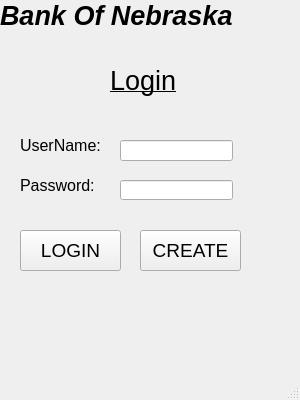
<?xml version="1.0" encoding="UTF-8"?>
<ui version="4.0">
 <class>MainWindow</class>
 <widget class="QMainWindow" name="MainWindow">
  <property name="geometry">
   <rect>
    <x>0</x>
    <y>0</y>
    <width>300</width>
    <height>400</height>
   </rect>
  </property>
  <property name="minimumSize">
   <size>
    <width>300</width>
    <height>400</height>
   </size>
  </property>
  <property name="maximumSize">
   <size>
    <width>300</width>
    <height>400</height>
   </size>
  </property>
  <property name="windowTitle">
   <string>Bank_Login</string>
  </property>
  <widget class="QWidget" name="centralwidget">
   <widget class="QLabel" name="label_title">
    <property name="geometry">
     <rect>
      <x>0</x>
      <y>0</y>
      <width>251</width>
      <height>31</height>
     </rect>
    </property>
    <property name="font">
     <font>
      <pointsize>20</pointsize>
      <weight>75</weight>
      <italic>true</italic>
      <bold>true</bold>
     </font>
    </property>
    <property name="text">
     <string>Bank Of Nebraska </string>
    </property>
   </widget>
   <widget class="QLabel" name="label_login">
    <property name="geometry">
     <rect>
      <x>110</x>
      <y>60</y>
      <width>71</width>
      <height>41</height>
     </rect>
    </property>
    <property name="font">
     <font>
      <pointsize>20</pointsize>
      <underline>true</underline>
     </font>
    </property>
    <property name="text">
     <string>Login</string>
    </property>
   </widget>
   <widget class="QLabel" name="label_username">
    <property name="geometry">
     <rect>
      <x>20</x>
      <y>130</y>
      <width>101</width>
      <height>31</height>
     </rect>
    </property>
    <property name="font">
     <font>
      <pointsize>12</pointsize>
     </font>
    </property>
    <property name="text">
     <string>UserName:</string>
    </property>
   </widget>
   <widget class="QLabel" name="label_password">
    <property name="geometry">
     <rect>
      <x>20</x>
      <y>170</y>
      <width>101</width>
      <height>31</height>
     </rect>
    </property>
    <property name="font">
     <font>
      <pointsize>12</pointsize>
     </font>
    </property>
    <property name="text">
     <string>Password:</string>
    </property>
   </widget>
   <widget class="QLineEdit" name="input_username">
    <property name="geometry">
     <rect>
      <x>120</x>
      <y>140</y>
      <width>113</width>
      <height>21</height>
     </rect>
    </property>
   </widget>
   <widget class="QLineEdit" name="input_password">
    <property name="geometry">
     <rect>
      <x>120</x>
      <y>180</y>
      <width>113</width>
      <height>20</height>
     </rect>
    </property>
   </widget>
   <widget class="QPushButton" name="button_login">
    <property name="geometry">
     <rect>
      <x>20</x>
      <y>230</y>
      <width>101</width>
      <height>41</height>
     </rect>
    </property>
    <property name="maximumSize">
     <size>
      <width>400</width>
      <height>16777215</height>
     </size>
    </property>
    <property name="font">
     <font>
      <pointsize>14</pointsize>
     </font>
    </property>
    <property name="text">
     <string>LOGIN</string>
    </property>
   </widget>
   <widget class="QPushButton" name="button_create">
    <property name="geometry">
     <rect>
      <x>140</x>
      <y>230</y>
      <width>101</width>
      <height>41</height>
     </rect>
    </property>
    <property name="maximumSize">
     <size>
      <width>400</width>
      <height>16777215</height>
     </size>
    </property>
    <property name="font">
     <font>
      <pointsize>14</pointsize>
     </font>
    </property>
    <property name="text">
     <string>CREATE</string>
    </property>
   </widget>
   <widget class="QLabel" name="label_error">
    <property name="geometry">
     <rect>
      <x>30</x>
      <y>300</y>
      <width>211</width>
      <height>21</height>
     </rect>
    </property>
    <property name="text">
     <string/>
    </property>
   </widget>
  </widget>
  <widget class="QMenuBar" name="menubar">
   <property name="geometry">
    <rect>
     <x>0</x>
     <y>0</y>
     <width>300</width>
     <height>21</height>
    </rect>
   </property>
  </widget>
  <widget class="QStatusBar" name="statusbar"/>
 </widget>
 <resources/>
 <connections/>
</ui>
